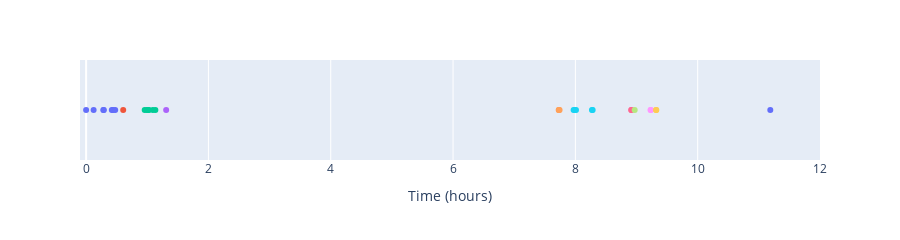

Notebook cell for this chart:
### Code cell
fig = px.scatter(user_0[user_0.start_time_hours<=12], x="start_time_hours", y=np.ones(user_0[user_0.start_time_hours<=12].shape[0]),color=
                'session_20',height=200)
fig.update_layout(
    xaxis_title="Time (hours)",
    yaxis_title="",
showlegend=False)
fig.update_layout(xaxis_range=[-0.1,12])
fig.update_yaxes(visible=False)
fig.show()

### Figure 1 — Plotly figure (JSON) as saved in the notebook; plotly's stock layout.template omitted (floating-point values rounded to 4 significant figures)
{"data": [{"hovertemplate": "session_20=0<br>start_time_hours=%{x}<br>y=%{y}<extra></extra>", "legendgroup": "0", "marker": {"color": "#636efa", "symbol": "circle"}, "mode": "markers", "name": "0", "orientation": "v", "showlegend": true, "type": "scatter", "x": [0, 0.1225, 0.2811, 0.2894, 0.42, 0.4394, 0.4756], "xaxis": "x", "y": [1, 1, 1, 1, 1, 1, 1], "yaxis": "y"}, {"hovertemplate": "session_20=1<br>start_time_hours=%{x}<br>y=%{y}<extra></extra>", "legendgroup": "1", "marker": {"color": "#EF553B", "symbol": "circle"}, "mode": "markers", "name": "1", "orientation": "v", "showlegend": true, "type": "scatter", "x": [0.6064], "xaxis": "x", "y": [1], "yaxis": "y"}, {"hovertemplate": "session_20=2<br>start_time_hours=%{x}<br>y=%{y}<extra></extra>", "legendgroup": "2", "marker": {"color": "#00cc96", "symbol": "circle"}, "mode": "markers", "name": "2", "orientation": "v", "showlegend": true, "type": "scatter", "x": [0.9581, 0.9942, 1.019, 1.025, 1.091, 1.132], "xaxis": "x", "y": [1, 1, 1, 1, 1, 1], "yaxis": "y"}, {"hovertemplate": "session_20=3<br>start_time_hours=%{x}<br>y=%{y}<extra></extra>", "legendgroup": "3", "marker": {"color": "#ab63fa", "symbol": "circle"}, "mode": "markers", "name": "3", "orientation": "v", "showlegend": true, "type": "scatter", "x": [1.309], "xaxis": "x", "y": [1], "yaxis": "y"}, {"hovertemplate": "session_20=4<br>start_time_hours=%{x}<br>y=%{y}<extra></extra>", "legendgroup": "4", "marker": {"color": "#FFA15A", "symbol": "circle"}, "mode": "markers", "name": "4", "orientation": "v", "showlegend": true, "type": "scatter", "x": [7.728, 7.731, 7.742], "xaxis": "x", "y": [1, 1, 1], "yaxis": "y"}, {"hovertemplate": "session_20=5<br>start_time_hours=%{x}<br>y=%{y}<extra></extra>", "legendgroup": "5", "marker": {"color": "#19d3f3", "symbol": "circle"}, "mode": "markers", "name": "5", "orientation": "v", "showlegend": true, "type": "scatter", "x": [7.971, 7.991, 8.01, 8.271, 8.283], "xaxis": "x", "y": [1, 1, 1, 1, 1], "yaxis": "y"}, {"hovertemplate": "session_20=6<br>start_time_hours=%{x}<br>y=%{y}<extra></extra>", "legendgroup": "6", "marker": {"color": "#FF6692", "symbol": "circle"}, "mode": "markers", "name": "6", "orientation": "v", "showlegend": true, "type": "scatter", "x": [8.914, 8.917], "xaxis": "x", "y": [1, 1], "yaxis": "y"}, {"hovertemplate": "session_20=7<br>start_time_hours=%{x}<br>y=%{y}<extra></extra>", "legendgroup": "7", "marker": {"color": "#B6E880", "symbol": "circle"}, "mode": "markers", "name": "7", "orientation": "v", "showlegend": true, "type": "scatter", "x": [8.97], "xaxis": "x", "y": [1], "yaxis": "y"}, {"hovertemplate": "session_20=8<br>start_time_hours=%{x}<br>y=%{y}<extra></extra>", "legendgroup": "8", "marker": {"color": "#FF97FF", "symbol": "circle"}, "mode": "markers", "name": "8", "orientation": "v", "showlegend": true, "type": "scatter", "x": [9.23, 9.233], "xaxis": "x", "y": [1, 1], "yaxis": "y"}, {"hovertemplate": "session_20=9<br>start_time_hours=%{x}<br>y=%{y}<extra></extra>", "legendgroup": "9", "marker": {"color": "#FECB52", "symbol": "circle"}, "mode": "markers", "name": "9", "orientation": "v", "showlegend": true, "type": "scatter", "x": [9.32, 9.323], "xaxis": "x", "y": [1, 1], "yaxis": "y"}, {"hovertemplate": "session_20=10<br>start_time_hours=%{x}<br>y=%{y}<extra></extra>", "legendgroup": "10", "marker": {"color": "#636efa", "symbol": "circle"}, "mode": "markers", "name": "10", "orientation": "v", "showlegend": true, "type": "scatter", "x": [11.19], "xaxis": "x", "y": [1], "yaxis": "y"}], "layout": {"height": 200, "legend": {"title": {"text": "session_20"}, "tracegroupgap": 0}, "margin": {"t": 60}, "showlegend": false, "xaxis": {"anchor": "y", "domain": [0, 1], "range": [-0.1, 12], "title": {"text": "Time (hours)"}}, "yaxis": {"anchor": "x", "domain": [0, 1], "title": {"text": ""}, "visible": false}}}
